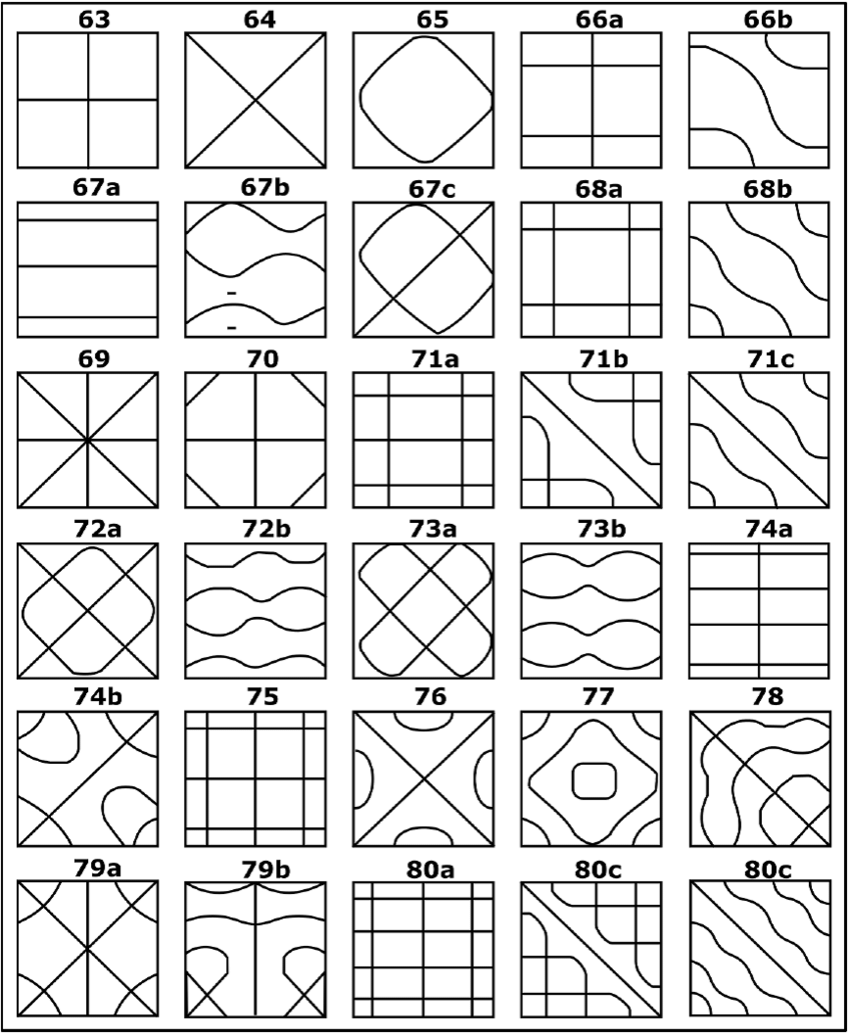
#> input picture Chladni/ChladniFigures.png, 850 x 1036 px
$ python 'traer imagen y pintarla.py'
#> lines starting #> are read from the running program, lines starting #| are printed output that depends on the picture
####### Bloque 1

import numpy as np
import matplotlib.pyplot as plt
import cv2
from google.colab import files
from matplotlib.image import imread
#uploaded = files.upload()
imagen_cruda = cv2.imread("ChladniFigures.png")
#> imagen_cruda is the input picture: shape (1036, 850, 3); min 0, max 255, mean 224.5
print(imagen_cruda.shape)
#| (1036, 850, 3)
imagen = imagen_cruda
for i in range(1036):
  for j in range(850):
    for k in range(3):
      imagen[i][j][k] = 0 if imagen_cruda[i][j][0] < 100 else 255
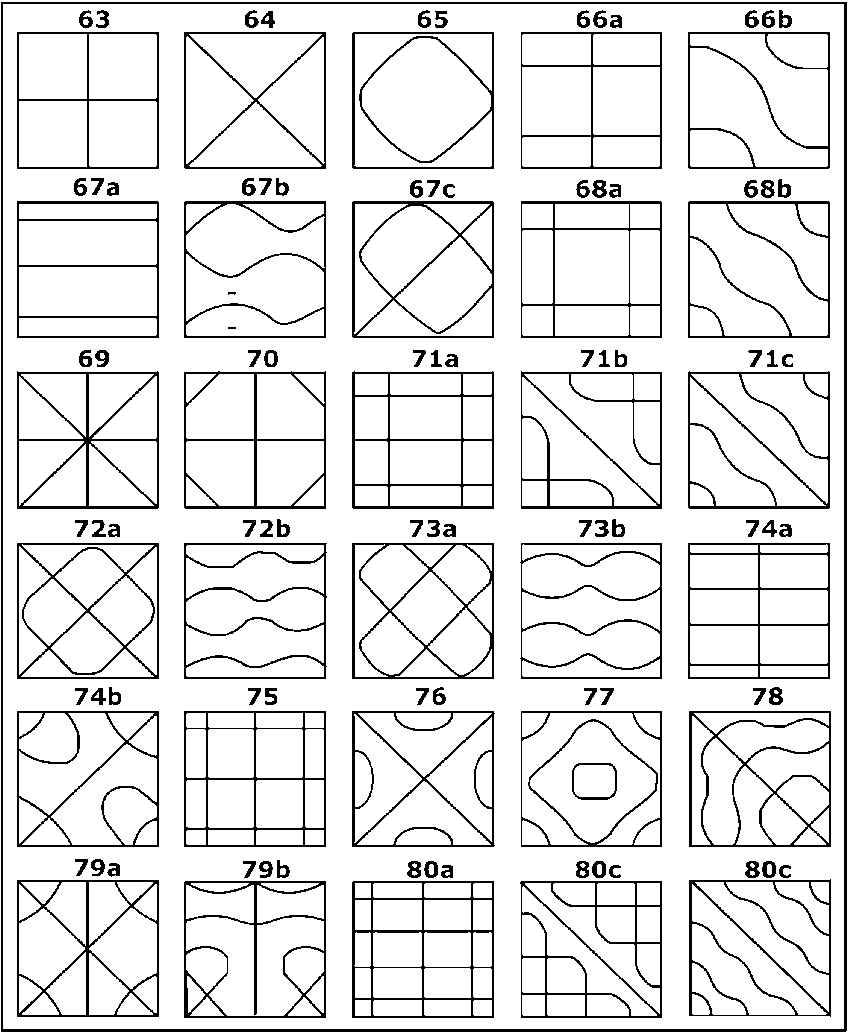
#> imagen: shape (1036, 850, 3); 89.6% white; black in thin lines or dots


queue = []

def es_invalido(pixel):
  return pixel[0] != pixel[1]

def tacho(x,y):
  if x < 0 or x >= 1036 or y < 0 or y >= 850:
    return
  if imagen[x][y][1] == 0:
    return
  imagen[x][y][0] = 255
  imagen[x][y][1] = 0
  imagen[x][y][2] = 0
  queue.append([x+1,y])
  queue.append([x-1,y])
  queue.append([x,y+1])
  queue.append([x,y-1])
  return

queue.append([13,15])
indice = 0
while indice < len(queue):
  tacho(queue[indice][0],queue[indice][1])
  indice += 1

im = np.empty((1036,850))
for i in range(1036):
  for j in range(850):
    if imagen[i][j][0] == 0:
      im[i][j] = 0
    else:
      if imagen[i][j][1] == 0:
        im[i][j] = 150
      else:
        im[i][j] = 255


plt.rcParams["figure.figsize"] = (18,15.5)
plt.imshow(imagen)
plt.show()
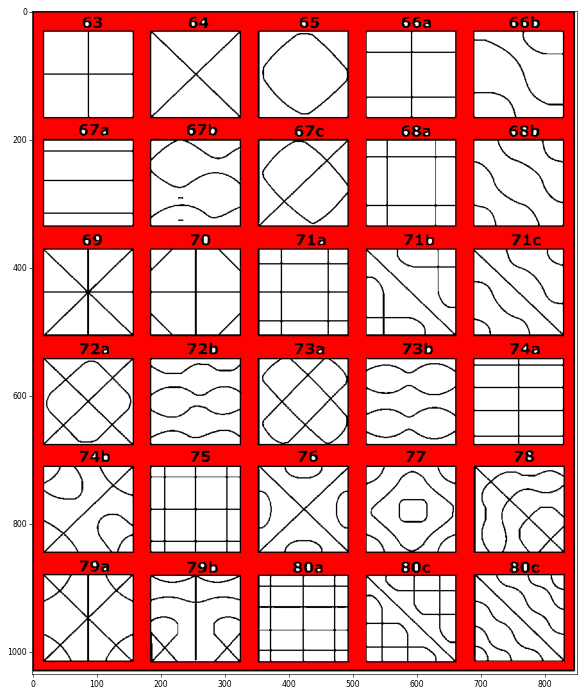
#> figure drawn by matplotlib, 1 panel; B, G, R data is drawn as R, G, B


####### Bloque 2


pixeles_en_imagen_x = [31,194,362,530,698]
pixeles_en_imagen_y = [53,221,391,559,727,896]
pixeles_en_imagen = []
for i in range(6):
  for j in range(5):
    pixeles_en_imagen.append([pixeles_en_imagen_y[i],pixeles_en_imagen_x[j]])

cuadrado = im
for i in range(1036):
  for j in range(850):
    cuadrado[i][j] = -1

def pinto(x,y,indicee):
  if es_invalido(imagen[x][y]) or cuadrado[x][y] == indicee:
    return
  cuadrado[x][y] = indicee
  queue.append([x+1,y])
  queue.append([x-1,y])
  queue.append([x,y+1])
  queue.append([x,y-1])


for i in range(30):
  queue = [pixeles_en_imagen[i]]
  indice = 0
  while indice < len(queue):
#> (the run stopped early here; a loop or call above may not have finished)
